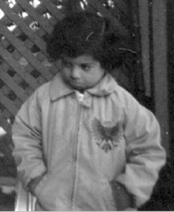
#> input picture exercise/3/boy.png, 174 x 212 px
$ python 1_inverted.py
#> lines starting #> are read from the running program, lines starting #| are printed output that depends on the picture
import cv2
import numpy as np

# 读取图片
image = cv2.imread('boy.png')
#> image is the input picture: shape (212, 174, 3); min 1, max 255, mean 98.9

# 转换为灰度图
gray_image = cv2.cvtColor(image, cv2.COLOR_BGR2GRAY)

# 应用翻转变换
inverted_image = 255 - gray_image
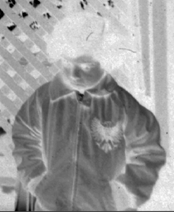
#> inverted_image: shape (212, 174); min 0, max 254, mean 156.1

# 显示原始灰度图像和翻转后的图像
cv2.imshow('Original Gray Image', gray_image)
cv2.imshow('Inverted Gray Image', inverted_image)

# 等待键盘输入，之后关闭窗口
cv2.waitKey(0)
cv2.destroyAllWindows()
